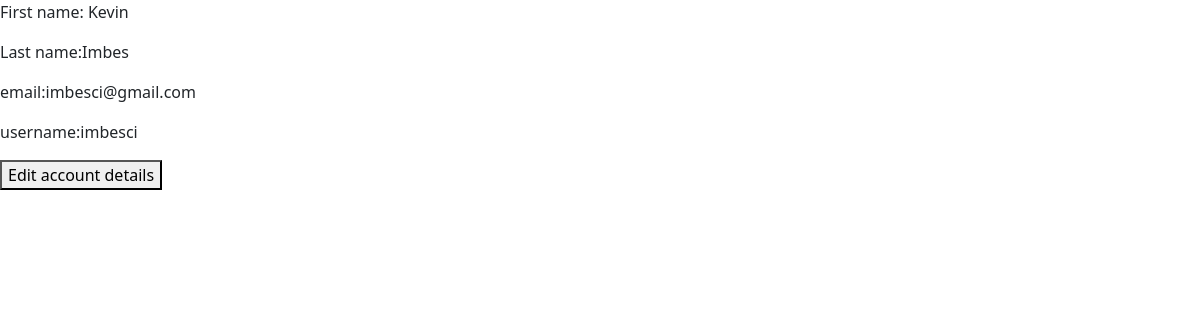
/accounts/details/ (signed in), run on the app's committed database.
### accounts/models.py (models this page shows, shortened)
class SubstackUser(AbstractBaseUser):
    first_name     = models.CharField(verbose_name='first name', max_length=40)
    last_name      = models.CharField(verbose_name='last name', max_length=40)
    email          = models.EmailField(verbose_name='email', max_length=60, unique=True)
    username       = models.CharField(max_length=30, unique=True)
    date_joined    = models.DateTimeField(verbose_name='date joined', auto_now_add=True)
    last_login     = models.DateTimeField(verbose_name='last login', auto_now=True)
    is_admin       = models.BooleanField(default = False)
    is_active      = models.BooleanField(default = True)
    is_staff       = models.BooleanField(default = False)
    is_superuser   = models.BooleanField(default=False)
    USERNAME_FIELD = 'email'
    REQUIRED_FIELDS = ['first_name', 'last_name', 'username',]
    objects = SubstackUserManager()

### accounts/views.py (the view)
@login_required(login_url='accounts:login', redirect_field_name='auth_failed')
def show_account(request):
    pk = request.user.pk
    user = SubstackUser.objects.get(pk=pk)
    context = {
        'user' : user
    }
    return render(request, 'accounts/account_details.html', context)

### accounts/templates/accounts/account_details.html (shortened to what this page needs)
{% extends 'htmxtemplate.html' %}
{% block content %}
{% include 'accounts/snippets/detail_snippet.html' %}
{% endblock content %}

### accounts/templates/accounts/snippets/detail_snippet.html
<div hx-target="this" hx-swap="outerHTML" style="display:block;">
    <p>First name: {{user.first_name}}</p>
    <p>Last name:{{user.last_name}}</p>
    <p>email:{{user.email}}</p>
    <p>username:{{user.username}}</p>
    <button hx-get="{% url 'accounts:edit-snippet' %}">Edit account details</button>
</div>

### data on the page
SubstackUser: first_name "Kevin", last_name "Imbes", email "imbesci@gmail.com", username "imbesci"
